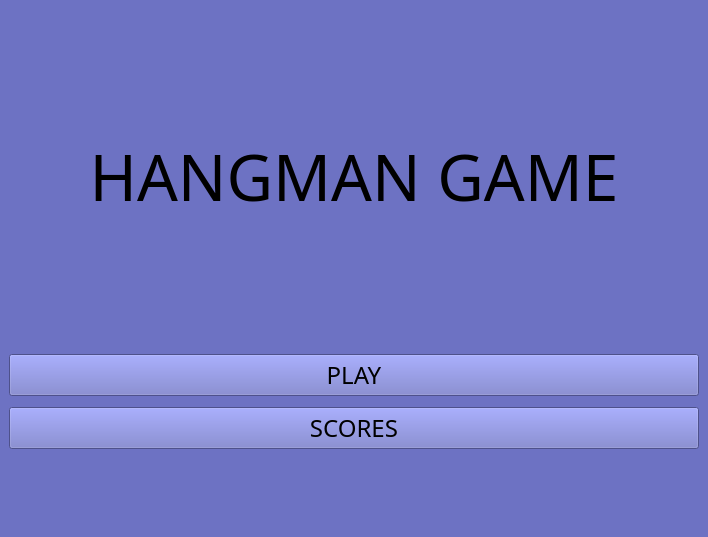
<?xml version="1.0" encoding="UTF-8"?>
<ui version="4.0">
 <class>WelcomePage</class>
 <widget class="QMainWindow" name="WelcomePage">
  <property name="geometry">
   <rect>
    <x>0</x>
    <y>0</y>
    <width>708</width>
    <height>537</height>
   </rect>
  </property>
  <property name="font">
   <font>
    <bold>false</bold>
   </font>
  </property>
  <property name="windowTitle">
   <string>MainWindow</string>
  </property>
  <widget class="QWidget" name="centralwidget">
   <property name="autoFillBackground">
    <bool>false</bool>
   </property>
   <property name="styleSheet">
    <string notr="true">background-color: rgb(109, 114, 195);</string>
   </property>
   <layout class="QVBoxLayout" name="verticalLayout">
    <property name="spacing">
     <number>11</number>
    </property>
    <property name="leftMargin">
     <number>9</number>
    </property>
    <property name="topMargin">
     <number>9</number>
    </property>
    <property name="bottomMargin">
     <number>88</number>
    </property>
    <item alignment="|Qt::AlignmentFlag::AlignVCenter">
     <widget class="QLabel" name="titleWelcomePage">
      <property name="font">
       <font>
        <family>Tempus Sans ITC</family>
        <pointsize>48</pointsize>
        <bold>false</bold>
       </font>
      </property>
      <property name="layoutDirection">
       <enum>Qt::LayoutDirection::LeftToRight</enum>
      </property>
      <property name="frameShadow">
       <enum>QFrame::Shadow::Plain</enum>
      </property>
      <property name="text">
       <string>HANGMAN GAME</string>
      </property>
      <property name="alignment">
       <set>Qt::AlignmentFlag::AlignCenter</set>
      </property>
      <property name="margin">
       <number>-1</number>
      </property>
     </widget>
    </item>
    <item>
     <widget class="QPushButton" name="playButtonWelcomePage">
      <property name="font">
       <font>
        <family>Tempus Sans ITC</family>
        <pointsize>18</pointsize>
        <bold>false</bold>
       </font>
      </property>
      <property name="cursor">
       <cursorShape>PointingHandCursor</cursorShape>
      </property>
      <property name="styleSheet">
       <string notr="true"/>
      </property>
      <property name="text">
       <string>PLAY</string>
      </property>
      <property name="default">
       <bool>false</bool>
      </property>
      <property name="flat">
       <bool>false</bool>
      </property>
     </widget>
    </item>
    <item>
     <widget class="QPushButton" name="playButtonWelcomePage_2">
      <property name="font">
       <font>
        <family>Tempus Sans ITC</family>
        <pointsize>18</pointsize>
        <bold>false</bold>
       </font>
      </property>
      <property name="cursor">
       <cursorShape>PointingHandCursor</cursorShape>
      </property>
      <property name="styleSheet">
       <string notr="true"/>
      </property>
      <property name="text">
       <string>SCORES</string>
      </property>
     </widget>
    </item>
   </layout>
  </widget>
 </widget>
 <resources/>
 <connections/>
</ui>
